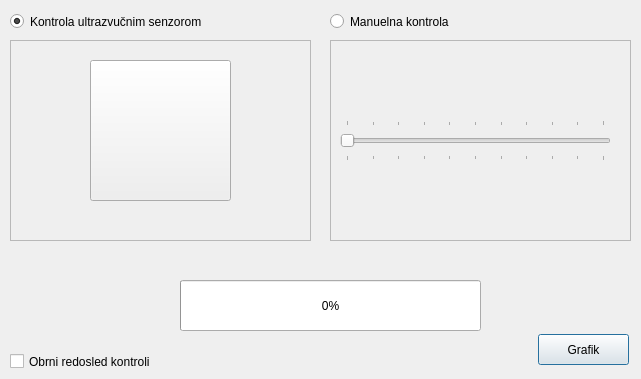
<?xml version="1.0" encoding="UTF-8"?>
<ui version="4.0">
 <class>Dialog</class>
 <widget class="QDialog" name="Dialog">
  <property name="geometry">
   <rect>
    <x>0</x>
    <y>0</y>
    <width>641</width>
    <height>379</height>
   </rect>
  </property>
  <property name="windowTitle">
   <string>Projekat</string>
  </property>
  <property name="windowIcon">
   <iconset resource="Resorces.qrc">
    <normaloff>:/Icons/Icons/project.png</normaloff>:/Icons/Icons/project.png</iconset>
  </property>
  <widget class="QCheckBox" name="reverce">
   <property name="geometry">
    <rect>
     <x>10</x>
     <y>350</y>
     <width>191</width>
     <height>23</height>
    </rect>
   </property>
   <property name="text">
    <string>Obrni redosled kontroli</string>
   </property>
  </widget>
  <widget class="QFrame" name="frame_2">
   <property name="geometry">
    <rect>
     <x>330</x>
     <y>40</y>
     <width>301</width>
     <height>201</height>
    </rect>
   </property>
   <property name="frameShape">
    <enum>QFrame::StyledPanel</enum>
   </property>
   <property name="frameShadow">
    <enum>QFrame::Raised</enum>
   </property>
   <widget class="QSlider" name="slider">
    <property name="enabled">
     <bool>false</bool>
    </property>
    <property name="geometry">
     <rect>
      <x>10</x>
      <y>80</y>
      <width>271</width>
      <height>41</height>
     </rect>
    </property>
    <property name="autoFillBackground">
     <bool>false</bool>
    </property>
    <property name="styleSheet">
     <string notr="true"/>
    </property>
    <property name="maximum">
     <number>100</number>
    </property>
    <property name="singleStep">
     <number>10</number>
    </property>
    <property name="pageStep">
     <number>10</number>
    </property>
    <property name="orientation">
     <enum>Qt::Horizontal</enum>
    </property>
    <property name="invertedAppearance">
     <bool>false</bool>
    </property>
    <property name="invertedControls">
     <bool>false</bool>
    </property>
    <property name="tickPosition">
     <enum>QSlider::TicksBothSides</enum>
    </property>
    <property name="tickInterval">
     <number>10</number>
    </property>
   </widget>
  </widget>
  <widget class="QRadioButton" name="hcsr04">
   <property name="geometry">
    <rect>
     <x>10</x>
     <y>10</y>
     <width>281</width>
     <height>23</height>
    </rect>
   </property>
   <property name="autoFillBackground">
    <bool>true</bool>
   </property>
   <property name="styleSheet">
    <string notr="true"/>
   </property>
   <property name="text">
    <string>Kontrola ultrazvučnim senzorom</string>
   </property>
   <property name="checked">
    <bool>true</bool>
   </property>
  </widget>
  <widget class="QPushButton" name="chart_bt">
   <property name="geometry">
    <rect>
     <x>538</x>
     <y>334</y>
     <width>91</width>
     <height>31</height>
    </rect>
   </property>
   <property name="text">
    <string>Grafik</string>
   </property>
   <property name="checkable">
    <bool>true</bool>
   </property>
  </widget>
  <widget class="QProgressBar" name="bar">
   <property name="geometry">
    <rect>
     <x>180</x>
     <y>280</y>
     <width>301</width>
     <height>51</height>
    </rect>
   </property>
   <property name="styleSheet">
    <string notr="true"/>
   </property>
   <property name="value">
    <number>0</number>
   </property>
   <property name="textVisible">
    <bool>true</bool>
   </property>
  </widget>
  <widget class="QFrame" name="frame">
   <property name="geometry">
    <rect>
     <x>10</x>
     <y>40</y>
     <width>301</width>
     <height>201</height>
    </rect>
   </property>
   <property name="frameShape">
    <enum>QFrame::StyledPanel</enum>
   </property>
   <property name="frameShadow">
    <enum>QFrame::Raised</enum>
   </property>
   <widget class="QPushButton" name="button">
    <property name="geometry">
     <rect>
      <x>80</x>
      <y>20</y>
      <width>141</width>
      <height>141</height>
     </rect>
    </property>
    <property name="styleSheet">
     <string notr="true">border-image: url(:/Icons/Icons/unlock.png);</string>
    </property>
    <property name="text">
     <string/>
    </property>
    <property name="checkable">
     <bool>true</bool>
    </property>
   </widget>
  </widget>
  <widget class="QRadioButton" name="manual">
   <property name="geometry">
    <rect>
     <x>330</x>
     <y>10</y>
     <width>271</width>
     <height>23</height>
    </rect>
   </property>
   <property name="autoFillBackground">
    <bool>true</bool>
   </property>
   <property name="styleSheet">
    <string notr="true"/>
   </property>
   <property name="text">
    <string>Manuelna kontrola</string>
   </property>
  </widget>
 </widget>
 <resources>
  <include location="Resorces.qrc"/>
 </resources>
 <connections/>
</ui>
